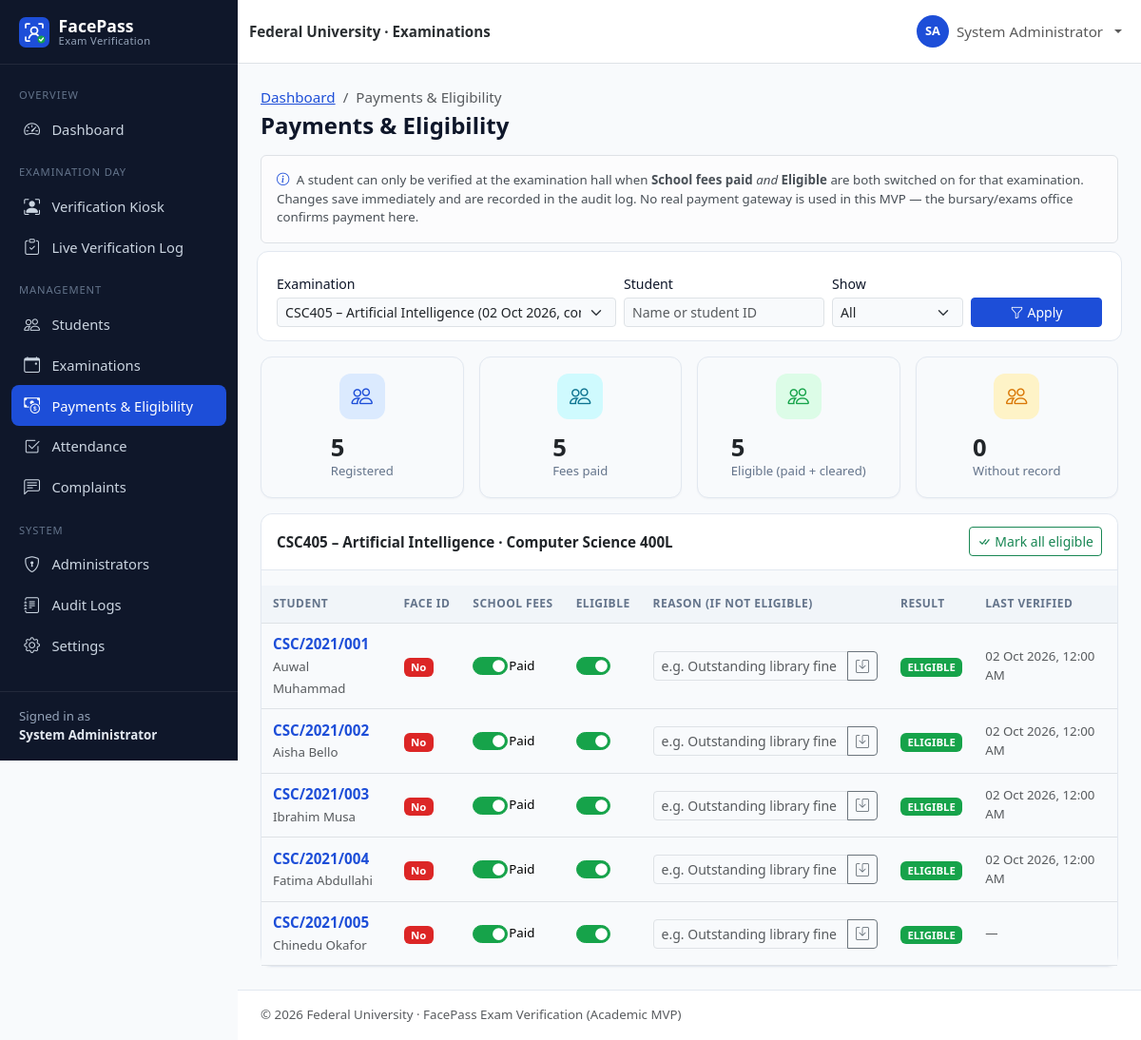
The page /admin/payments.php?exam_id=3 (signed in) on the database its author committed.
### tables this page shows
CREATE TABLE users (
    id               INT UNSIGNED NOT NULL AUTO_INCREMENT,
    student_id       VARCHAR(30)  NULL,                 
    first_name       VARCHAR(60)  NOT NULL,
    last_name        VARCHAR(60)  NOT NULL,
    email            VARCHAR(120) NOT NULL,
    phone            VARCHAR(20)  NULL,
    password         VARCHAR(255) NOT NULL,             
    role             ENUM('admin','student') NOT NULL DEFAULT 'student',
    department       VARCHAR(100) NULL,
    level            VARCHAR(10)  NULL,                 
    faculty          VARCHAR(100) NULL,
    face_registered  TINYINT(1)   NOT NULL DEFAULT 0,
    account_status   ENUM('active','inactive','suspended') NOT NULL DEFAULT 'active',
    created_at       TIMESTAMP    NOT NULL DEFAULT CURRENT_TIMESTAMP,
    updated_at       TIMESTAMP    NOT NULL DEFAULT CURRENT_TIMESTAMP ON UPDATE CURRENT_TIMESTAMP,
    PRIMARY KEY (id),
    UNIQUE KEY uq_users_student_id (student_id),
    UNIQUE KEY uq_users_email (email),
    KEY idx_users_role (role),
    KEY idx_users_dept_level (department, level),
    KEY idx_users_status (account_status)
);

CREATE TABLE examinations (
    id            INT UNSIGNED NOT NULL AUTO_INCREMENT,
    course_code   VARCHAR(20)  NOT NULL,
    course_title  VARCHAR(150) NOT NULL,
    department    VARCHAR(100) NOT NULL,
    level         VARCHAR(10)  NOT NULL,
    exam_date     DATE         NOT NULL,
    start_time    TIME         NOT NULL,
    end_time      TIME         NOT NULL,
    venue         VARCHAR(120) NOT NULL,
    status        ENUM('scheduled','ongoing','completed','cancelled') NOT NULL DEFAULT 'scheduled',
    created_at    TIMESTAMP    NOT NULL DEFAULT CURRENT_TIMESTAMP,
    updated_at    TIMESTAMP    NOT NULL DEFAULT CURRENT_TIMESTAMP ON UPDATE CURRENT_TIMESTAMP,
    PRIMARY KEY (id),
    KEY idx_exams_date (exam_date),
    KEY idx_exams_status (status),
    KEY idx_exams_dept_level (department, level)
);

CREATE TABLE exam_eligibility (
    id                INT UNSIGNED NOT NULL AUTO_INCREMENT,
    student_id        INT UNSIGNED NOT NULL,            
    exam_id           INT UNSIGNED NOT NULL,            
    school_fees_paid  TINYINT(1)   NOT NULL DEFAULT 0,
    eligible          TINYINT(1)   NOT NULL DEFAULT 0,
    reason            VARCHAR(255) NULL,                
    verified_at       DATETIME     NULL,                
    created_at        TIMESTAMP    NOT NULL DEFAULT CURRENT_TIMESTAMP,
    PRIMARY KEY (id),
    UNIQUE KEY uq_eligibility_student_exam (student_id, exam_id),
    KEY idx_eligibility_exam (exam_id),
    CONSTRAINT fk_eligibility_student FOREIGN KEY (student_id)
        REFERENCES users (id) ON DELETE CASCADE ON UPDATE CASCADE,
    CONSTRAINT fk_eligibility_exam FOREIGN KEY (exam_id)
        REFERENCES examinations (id) ON DELETE CASCADE ON UPDATE CASCADE
);

### admin/payments.php (the view, shortened to what the rows shown need)
<?php
requireAdmin();
$pdo = db();
$examId = is_post() ? post_int('exam_id') : get_int('exam_id');
$exam = $examId ? find_exam($examId) : null;
$rows = [];
$totals = ['registered' => 0, 'paid' => 0, 'eligible' => 0, 'missing' => 0];
if ($exam) {
    $where = "(el.id IS NOT NULL OR (u.department = ? AND u.level = ? AND u.account_status = 'active'))";
    $params = [$exam['id'], $exam['department'], $exam['level']];
    $stmt = $pdo->prepare(
        "SELECT u.id, u.student_id, u.first_name, u.last_name, u.department, u.level, u.face_registered, u.account_status,
                el.id AS elig_id, el.school_fees_paid, el.eligible, el.reason, el.verified_at
         FROM users u
         LEFT JOIN exam_eligibility el ON el.student_id = u.id AND el.exam_id = ?
         WHERE u.role = 'student' AND $where
         ORDER BY u.student_id"
    );
    $stmt->execute($params);
    foreach ($stmt->fetchAll() as $r) {
        if ($r['elig_id']) {
            $totals['registered']++;
            $totals['paid'] += (int) $r['school_fees_paid'];
            $totals['eligible'] += (int) ($r['school_fees_paid'] && $r['eligible']);
        } else {
            $totals['missing']++;
        }
        $rows[] = $r;
    }
}
$pageTitle = 'Payments & Eligibility';
$breadcrumbs = ['Dashboard' => 'admin/dashboard.php', 'Payments & Eligibility' => null];
require __DIR__ . '/../includes/header.php';
?>
<?php if (!$exam): ?>
    <div class="empty-state card"><i class="bi bi-calendar-x"></i>Create an examination first.</div>
<?php else: ?>
    <div class="row g-3 mb-3">
        <?php foreach ([['Registered', $totals['registered'], 'primary'], ['Fees paid', $totals['paid'], 'info'],
                        ['Eligible (paid + cleared)', $totals['eligible'], 'success'], ['Without record', $totals['missing'], 'warning']] as [$l, $v, $c]): ?>
            <div class="col-6 col-md-3"><div class="card stat-card"><div class="stat-icon bg-<?= $c ?>-soft"><i class="bi bi-people"></i></div>
                <div><div class="stat-value" data-total="<?= e($l) ?>"><?= (int) $v ?></div><div class="stat-label"><?= e($l) ?></div></div></div></div>
        <?php endforeach; ?>
    </div>
    <div class="card">
        <div class="card-header d-flex flex-wrap gap-2 justify-content-between align-items-center">
            <span><?= e($exam['course_code'] . ' – ' . $exam['course_title']) ?> · <?= e($exam['department']) ?> <?= e($exam['level']) ?>L</span>
            <div class="d-flex gap-2">
                <form method="post" data-confirm="Mark ALL registered students as paid and eligible for this examination?" data-confirm-class="btn-success" data-confirm-label="Mark all">
                    <button class="btn btn-sm btn-outline-success" name="action" value="all_eligible"><i class="bi bi-check-all me-1"></i>Mark all eligible</button></form>
            </div>
        </div>
        <div id="paymentAlert" class="px-3 pt-3"></div>
        <div class="table-responsive">
            <table class="table align-middle table-card" id="eligibilityTable" data-exam-id="<?= (int) $exam['id'] ?>">
                <thead><tr><th>Student</th><th>Face ID</th><th>School Fees</th><th>Eligible</th><th>Reason (if not eligible)</th><th>Result</th><th>Last verified</th></tr></thead>
                <tbody>
                <?php foreach ($rows as $r): $ok = $r['elig_id'] && $r['school_fees_paid'] && $r['eligible']; ?>
                    <tr data-student-id="<?= (int) $r['id'] ?>">
                        <td><a href="<?= e(url('admin/student-view.php?id=' . $r['id'])) ?>" class="fw-semibold text-decoration-none"><?= e($r['student_id']) ?></a><br>
                            <span class="small text-muted"><?= e(full_name($r)) ?></span>
                            <?php if ($r['account_status'] !== 'active'): ?><?= status_badge($r['account_status']) ?><?php endif; ?></td>
                        <td><?= yes_no_badge($r['face_registered'], 'Yes', 'No') ?></td>
                        <td>
                            <div class="form-check form-switch eligibility-switch">
                                <input class="form-check-input js-elig" type="checkbox" role="switch" data-field="school_fees_paid"
                                       aria-label="School fees paid" <?= $r['school_fees_paid'] ? 'checked' : '' ?>>
                                <span class="small js-paid-label"><?= $r['school_fees_paid'] ? 'Paid' : 'Not paid' ?></span>
                            </div>
                        </td>
                        <td>
                            <div class="form-check form-switch eligibility-switch">
                                <input class="form-check-input js-elig" type="checkbox" role="switch" data-field="eligible"
                                       aria-label="Eligible" <?= $r['eligible'] ? 'checked' : '' ?>>
                            </div>
                        </td>
                        <td style="min-width:220px">
                            <div class="input-group input-group-sm">
                                <input type="text" class="form-control js-reason" maxlength="255" value="<?= e($r['reason']) ?>" placeholder="e.g. Outstanding library fine">
                                <button class="btn btn-outline-secondary js-save-reason" type="button" title="Save reason"><i class="bi bi-save"></i></button>
                            </div>
                        </td>
                        <td class="js-result"><?= $r['elig_id'] ? ($ok ? '<span class="badge bg-success">ELIGIBLE</span>' : '<span class="badge bg-danger">NOT ELIGIBLE</span>') : '<span class="badge bg-light text-dark">No record</span>' ?></td>
                        <td class="small text-muted"><?= e(fmt_datetime($r['verified_at'])) ?></td>
                    </tr>
                <?php endforeach; ?>
                </tbody>
            </table>
        </div>
    </div>
<?php endif; ?>
<?php require __DIR__ . '/../includes/footer.php'; ?>

### includes/header.php (shortened to what the rows shown need)
<?php
$pageTitle = $pageTitle ?? APP_NAME;
$layout = $layout ?? 'app';
$breadcrumbs = $breadcrumbs ?? [];
$bodyClass = $bodyClass ?? '';
$user = current_user();
$role = $user['role'] ?? null;
?>
<!doctype html>
<html lang="en">
<head>
    <link rel="stylesheet" href="<?= e(url('assets/vendor/bootstrap/bootstrap.min.css')) ?>">
    <link rel="stylesheet" href="<?= e(url('assets/vendor/bootstrap-icons/bootstrap-icons.min.css')) ?>">
    <link rel="stylesheet" href="<?= e(url('assets/css/style.css')) ?>">
    <?php if ($role === 'admin'): ?>
        <link rel="stylesheet" href="<?= e(url('assets/css/admin.css')) ?>">
    <?php elseif ($role === 'student'): ?>
        <link rel="stylesheet" href="<?= e(url('assets/css/student.css')) ?>">
    <?php endif; ?>
</head>
<body class="<?= e(trim("layout-$layout $bodyClass")) ?>">
<?php if ($layout === 'app' && $user): ?>
<div class="app-shell">
    <?php require __DIR__ . '/sidebar.php'; ?>
    <div class="app-main">
        <nav class="navbar navbar-expand bg-white border-bottom app-topbar sticky-top">
            <div class="container-fluid">
                <span class="navbar-text fw-semibold text-secondary-emphasis d-none d-sm-inline">
                    <?= e(INSTITUTION_NAME) ?> · Examinations
                </span>
                <ul class="navbar-nav ms-auto align-items-center">
                    <li class="nav-item dropdown">
                        <a class="nav-link dropdown-toggle d-flex align-items-center gap-2" href="#" role="button"
                           data-bs-toggle="dropdown" aria-expanded="false">
                            <span class="avatar-circle"><?= e(strtoupper(substr($user['first_name'], 0, 1) . substr($user['last_name'], 0, 1))) ?></span>
                            <span class="d-none d-md-inline"><?= e(full_name($user)) ?></span>
                        </a>
                    </li>
                </ul>
            </div>
        </nav>
        <main class="app-content container-fluid">
            <div class="d-flex flex-wrap justify-content-between align-items-center mb-3 gap-2">
                <div>
                    <?php if ($breadcrumbs): ?>
                        <nav aria-label="breadcrumb">
                            <ol class="breadcrumb small mb-1">
                                <?php foreach ($breadcrumbs as $label => $link): ?>
                                    <?php if ($link): ?>
                                        <li class="breadcrumb-item"><a href="<?= e(url($link)) ?>"><?= e($label) ?></a></li>
                                    <?php else: ?>
                                        <li class="breadcrumb-item active" aria-current="page"><?= e($label) ?></li>
                                    <?php endif; ?>
                                <?php endforeach; ?>
                            </ol>
                        </nav>
                    <?php endif; ?>
                    <h1 class="h4 mb-0 page-title"><?= e($pageTitle) ?></h1>
                </div>
            </div>
<?php else: ?>
<main class="plain-content">
<?php endif; ?>

### includes/sidebar.php (shortened to what the rows shown need)
<?php
$current = str_replace('\\', '/', $_SERVER['SCRIPT_NAME'] ?? '');
if (($user['role'] ?? '') === 'admin') {
    $menu = [
        'Overview' => [
            ['admin/dashboard.php', 'bi-speedometer2', 'Dashboard'],
        ],
        'Examination Day' => [
            ['verification/index.php', 'bi-person-bounding-box', 'Verification Kiosk'],
            ['verification/result.php', 'bi-clipboard-check', 'Live Verification Log'],
        ],
        'Management' => [
            ['admin/students.php', 'bi-people', 'Students'],
            ['admin/examinations.php', 'bi-calendar-event', 'Examinations'],
            ['admin/payments.php', 'bi-cash-coin', 'Payments & Eligibility'],
            ['admin/attendance.php', 'bi-check2-square', 'Attendance'],
            ['admin/complaints.php', 'bi-chat-left-text', 'Complaints'],
        ],
        'System' => [
            ['admin/users.php', 'bi-shield-lock', 'Administrators'],
            ['admin/audit-logs.php', 'bi-journal-text', 'Audit Logs'],
            ['admin/settings.php', 'bi-gear', 'Settings'],
        ],
    ];
    $aliases = [
        'admin/student-view.php' => 'admin/students.php',
        'admin/enroll-face.php' => 'admin/students.php',
        'auth/register.php' => 'admin/students.php',
        'admin/examination-create.php' => 'admin/examinations.php',
    ];
}
$isActive = function (string $path) use ($current, $aliases): bool {
    foreach ($aliases as $child => $parent) {
        if ($parent === $path && str_ends_with($current, '/' . $child)) {
            return true;
        }
    }
    return str_ends_with($current, '/' . $path);
};
?>
<aside class="offcanvas-lg offcanvas-start app-sidebar" tabindex="-1" id="appSidebar" aria-labelledby="appSidebarLabel">
    <div class="offcanvas-body flex-column p-0">
        <div class="sidebar-desktop-brand d-none d-lg-block">
            <a class="sidebar-brand" href="<?= e(url('index.php')) ?>">
                <img src="<?= e(url('assets/images/logo.svg')) ?>" alt="" width="32" height="32">
                <span>FacePass<small>Exam Verification</small></span>
            </a>
        </div>
        <nav class="sidebar-nav">
            <?php foreach ($menu as $section => $items): ?>
                <div class="sidebar-section"><?= e($section) ?></div>
                <?php foreach ($items as [$path, $icon, $label]): ?>
                    <a class="sidebar-link<?= $isActive($path) ? ' active' : '' ?>" href="<?= e(url($path)) ?>">
                        <i class="bi <?= e($icon) ?>"></i><span><?= e($label) ?></span>
                    </a>
                <?php endforeach; ?>
            <?php endforeach; ?>
        </nav>
        <div class="sidebar-footer small">
            Signed in as<br><strong><?= e(full_name($user)) ?></strong>
        </div>
    </div>
</aside>

### includes/functions.php (shortened to what the rows shown need)
<?php
function e($value): string
{
    return htmlspecialchars((string) ($value ?? ''), ENT_QUOTES | ENT_SUBSTITUTE, 'UTF-8');
}
function base_url(): string
{
    static $base = null;
    if ($base !== null) {
        return $base;
    }
    $docRoot = realpath($_SERVER['DOCUMENT_ROOT'] ?? '') ?: '';
    $root = realpath(ROOT_PATH) ?: ROOT_PATH;
    $docRoot = str_replace('\\', '/', $docRoot);
    $root = str_replace('\\', '/', $root);
    $relative = '';
    if ($docRoot !== '' && stripos($root, $docRoot) === 0) {
        $relative = trim(substr($root, strlen($docRoot)), '/');
    }
    $base = $relative === '' ? '' : '/' . $relative;
    return $base;
}
function url(string $path = ''): string
{
    return base_url() . '/' . ltrim($path, '/');
}
function get_int(string $key, int $default = 0): int
{
    $value = filter_var($_GET[$key] ?? null, FILTER_VALIDATE_INT);
    return $value === false || $value === null ? $default : $value;
}
function is_post(): bool
{
    return ($_SERVER['REQUEST_METHOD'] ?? 'GET') === 'POST';
}
function find_exam(int $id): ?array
{
    $stmt = db()->prepare('SELECT * FROM examinations WHERE id = ?');
    $stmt->execute([$id]);
    return $stmt->fetch() ?: null;
}
function full_name(array $row): string
{
    return trim(($row['first_name'] ?? '') . ' ' . ($row['last_name'] ?? ''));
}
function fmt_datetime(?string $dt): string
{
    return $dt ? date('d M Y, g:i A', strtotime($dt)) : '—';
}
function yes_no_badge($value, string $yes = 'Yes', string $no = 'No'): string
{
    return $value
        ? '<span class="badge bg-success">' . e($yes) . '</span>'
        : '<span class="badge bg-danger">' . e($no) . '</span>';
}

### rows shown on the page
users: full_name($user) "System Administrator", first_name+last_name "SA"
examinations: course_code+course_title "CSC405 – Artificial Intelligence", department "Computer Science", level "400"
exam_eligibility: student.student_id "CSC/2021/001", student.last_name "Auwal Muhammad", school_fees_paid "☑", shows "Paid", eligible "☑", shows "ELIGIBLE", verified_at "02 Oct 2026, 12:00 AM"
exam_eligibility: student.student_id "CSC/2021/002", student.last_name "Aisha Bello", school_fees_paid "☑", shows "Paid", eligible "☑", shows "ELIGIBLE", verified_at "02 Oct 2026, 12:00 AM"
exam_eligibility: student.student_id "CSC/2021/003", student.last_name "Ibrahim Musa", school_fees_paid "☑", shows "Paid", eligible "☑", shows "ELIGIBLE", verified_at "02 Oct 2026, 12:00 AM"
exam_eligibility: student.student_id "CSC/2021/004", student.last_name "Fatima Abdullahi", school_fees_paid "☑", shows "Paid", eligible "☑", shows "ELIGIBLE", verified_at "02 Oct 2026, 12:00 AM"
exam_eligibility: student.student_id "CSC/2021/005", student.last_name "Chinedu Okafor", school_fees_paid "☑", shows "Paid", eligible "☑", shows "ELIGIBLE", verified_at "—"

### other values the page prints
$section "OVERVIEW"
$label "Dashboard"
$section "EXAMINATION DAY"
$label "Verification Kiosk"
$label "Live Verification Log"
$section "MANAGEMENT"
$label "Students"
$label "Examinations"
$label "Payments & Eligibility"
$label "Attendance"
$label "Complaints"
$section "SYSTEM"
$label "Administrators"
$label "Audit Logs"
$label "Settings"
